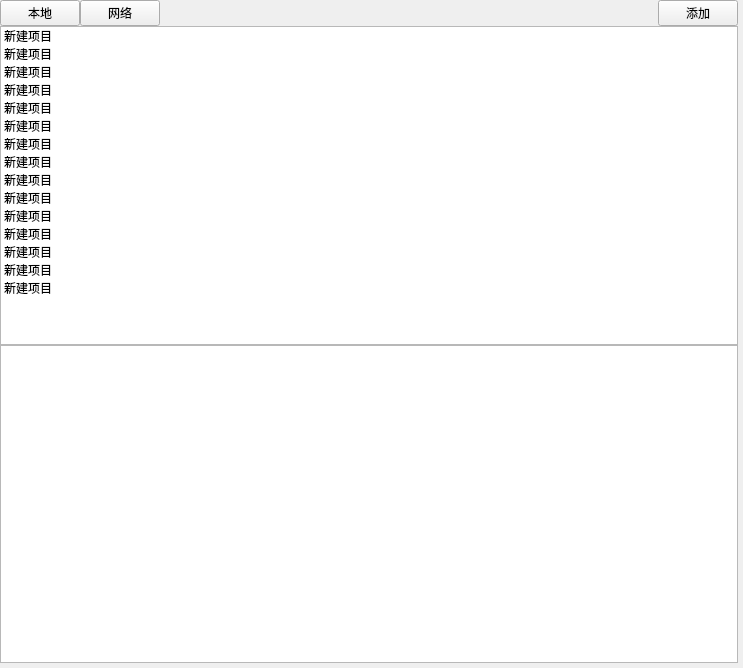
<?xml version="1.0" encoding="UTF-8"?>
<ui version="4.0">
 <class>PlaylListWidClass</class>
 <widget class="QWidget" name="PlaylListWidClass">
  <property name="geometry">
   <rect>
    <x>0</x>
    <y>0</y>
    <width>743</width>
    <height>668</height>
   </rect>
  </property>
  <property name="sizePolicy">
   <sizepolicy hsizetype="Expanding" vsizetype="Expanding">
    <horstretch>0</horstretch>
    <verstretch>0</verstretch>
   </sizepolicy>
  </property>
  <property name="windowTitle">
   <string>PlaylListWid</string>
  </property>
  <layout class="QVBoxLayout" name="verticalLayout">
   <property name="spacing">
    <number>0</number>
   </property>
   <property name="leftMargin">
    <number>0</number>
   </property>
   <property name="topMargin">
    <number>0</number>
   </property>
   <property name="rightMargin">
    <number>5</number>
   </property>
   <property name="bottomMargin">
    <number>5</number>
   </property>
   <item>
    <layout class="QHBoxLayout" name="horizontalLayout">
     <property name="spacing">
      <number>0</number>
     </property>
     <item>
      <widget class="QPushButton" name="btnLocal">
       <property name="cursor">
        <cursorShape>PointingHandCursor</cursorShape>
       </property>
       <property name="text">
        <string>本地</string>
       </property>
      </widget>
     </item>
     <item>
      <widget class="QPushButton" name="btnNetwork">
       <property name="cursor">
        <cursorShape>PointingHandCursor</cursorShape>
       </property>
       <property name="text">
        <string>网络</string>
       </property>
      </widget>
     </item>
     <item>
      <spacer name="horizontalSpacer">
       <property name="orientation">
        <enum>Qt::Horizontal</enum>
       </property>
       <property name="sizeHint" stdset="0">
        <size>
         <width>40</width>
         <height>20</height>
        </size>
       </property>
      </spacer>
     </item>
     <item>
      <widget class="QPushButton" name="btnAdd">
       <property name="cursor">
        <cursorShape>PointingHandCursor</cursorShape>
       </property>
       <property name="text">
        <string>添加</string>
       </property>
      </widget>
     </item>
    </layout>
   </item>
   <item>
    <widget class="QListWidget" name="videoListWid">
     <item>
      <property name="text">
       <string>新建项目</string>
      </property>
     </item>
     <item>
      <property name="text">
       <string>新建项目</string>
      </property>
     </item>
     <item>
      <property name="text">
       <string>新建项目</string>
      </property>
     </item>
     <item>
      <property name="text">
       <string>新建项目</string>
      </property>
     </item>
     <item>
      <property name="text">
       <string>新建项目</string>
      </property>
     </item>
     <item>
      <property name="text">
       <string>新建项目</string>
      </property>
     </item>
     <item>
      <property name="text">
       <string>新建项目</string>
      </property>
     </item>
     <item>
      <property name="text">
       <string>新建项目</string>
      </property>
     </item>
     <item>
      <property name="text">
       <string>新建项目</string>
      </property>
     </item>
     <item>
      <property name="text">
       <string>新建项目</string>
      </property>
     </item>
     <item>
      <property name="text">
       <string>新建项目</string>
      </property>
     </item>
     <item>
      <property name="text">
       <string>新建项目</string>
      </property>
     </item>
     <item>
      <property name="text">
       <string>新建项目</string>
      </property>
     </item>
     <item>
      <property name="text">
       <string>新建项目</string>
      </property>
     </item>
     <item>
      <property name="text">
       <string>新建项目</string>
      </property>
     </item>
    </widget>
   </item>
   <item>
    <widget class="QListWidget" name="listWidget"/>
   </item>
  </layout>
 </widget>
 <layoutdefault spacing="6" margin="11"/>
 <resources/>
 <connections/>
</ui>
